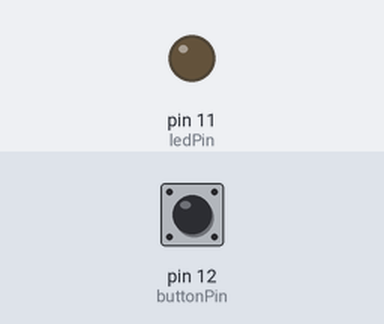
A program run on a simulated Raspberry Pi (header pin numbers). Shown: output pins drawn as LEDs (lit = HIGH). Inputs (shaded band) come from the test bench; at power-on: pin 12 (buttonPin) HIGH. What the program prints to the terminal is not drawn.

Above: at 1.2 s.
1.3 s: pin 12 (buttonPin) pulled LOW for 0.15 s
At 1.37 s:
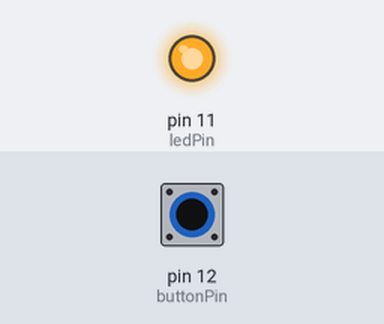
2.9 s: pin 12 (buttonPin) pulled LOW for 3.2 s
At 6.4 s:
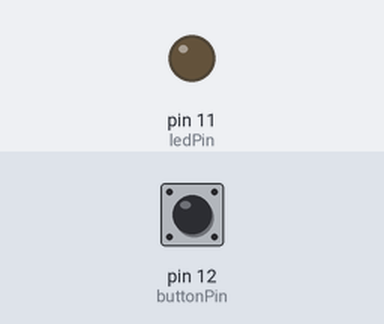
Timing chart, 0 to 7.9 s (numbered marks = the images above; inputs shaded):
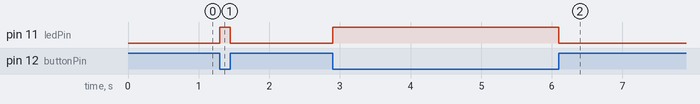

The program:

button_led.py
```python
import RPi.GPIO as GPIO

ledPin = 11  # define ledPin
buttonPin = 12  # define buttonPin def setup():


def setup():
    GPIO.setmode(GPIO.BOARD)
    GPIO.setup(ledPin, GPIO.OUT)
    GPIO.setup(buttonPin, GPIO.IN, pull_up_down=GPIO.PUD_UP)


def loop():
    while True:
        # set buttonPin to PULL UP
        if GPIO.input(buttonPin) == GPIO.LOW:  # if button is pressed
            GPIO.output(ledPin, GPIO.HIGH)  # turn on led
            print('led turned on >>>')  # print information on terminal
        else:  # if button is released
            GPIO.output(ledPin, GPIO.LOW)  # turn off led
            print('led turned off <<<')


def destroy():
    GPIO.cleanup()  # Release GPIO resource


if __name__ == '__main__':  # Program entrance
    print('Program is starting...')
    setup()
    try:
        loop()
    except KeyboardInterrupt:  # Press ctrl-c to end the program.
        destroy()
```

Measured:
- after the input at 1.3 s, pin 11 (ledPin): LOW → HIGH at once, → LOW 0.15 s later
- after the input at 2.9 s, pin 11 (ledPin): LOW → HIGH at once, → LOW 3.2 s later
